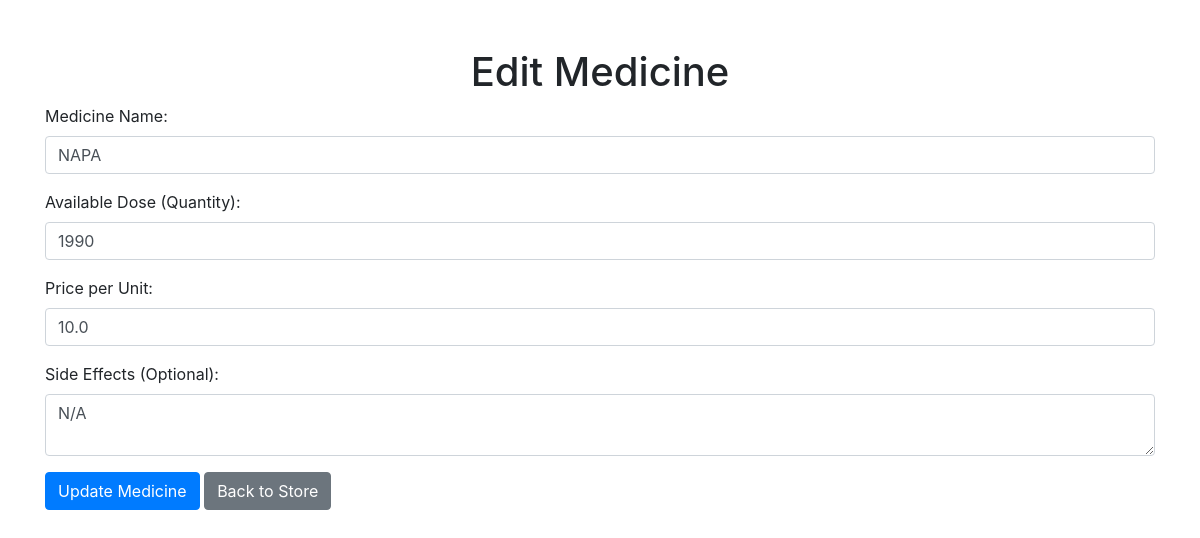
The page /edit_medicine/1 on the database its author committed.
### auth/app.py (models this page shows, shortened)
class Medicine(db.Model):
    id = db.Column(db.Integer, primary_key=True)  # Auto-incrementing primary key
    name = db.Column(db.String(100), nullable=False)  # Medicine name
    available_dose = db.Column(db.Integer, nullable=False)  # Available dose (quantity)
    price = db.Column(db.Float, nullable=False)  # Price per unit
    side_effect = db.Column(db.Text, nullable=True)  # Side effects (optional)

### auth/app.py (the view, shortened to what this page needs)
@app.route('/edit_medicine/<int:id>', methods=['GET', 'POST'])
def edit_medicine(id):
    medicine = Medicine.query.get_or_404(id)
    return render_template('edit_medicine.html', medicine=medicine)  # Create this template for editing.

### auth/templates/edit_medicine.html (shortened to what this page needs)
<!DOCTYPE html>
<html lang="en">
<head>
    <link rel="stylesheet" href="https://maxcdn.bootstrapcdn.com/bootstrap/4.5.2/css/bootstrap.min.css">
</head>
<body>
    <div class="container mt-5">
        <h1 class="text-center">Edit Medicine</h1>
        <form method="POST">
            <div class="form-group">
                <label for="name">Medicine Name:</label>
                <input type="text" class="form-control" id="name" name="name" value="{{ medicine.name }}" required>
            </div>
            <div class="form-group">
                <label for="available_dose">Available Dose (Quantity):</label>
                <input type="number" class="form-control" id="available_dose" name="available_dose" value="{{ medicine.available_dose }}" required>
            </div>
            <div class="form-group">
                <label for="price">Price per Unit:</label>
                <input type="number" step="0.01" class="form-control" id="price" name="price" value="{{ medicine.price }}" required>
            </div>
            <div class="form-group">
                <label for="side_effect">Side Effects (Optional):</label>
                <textarea class="form-control" id="side_effect" name="side_effect">{{ medicine.side_effect }}</textarea>
            </div>
            <button type="submit" class="btn btn-primary">Update Medicine</button>
            <a href="{{ url_for('store') }}" class="btn btn-secondary">Back to Store</a>
        </form>
    </div>
</body>
</html>

### rows shown on the page
Medicine: name "NAPA", available_dose "1990", price "10.0", side_effect "N/A"
